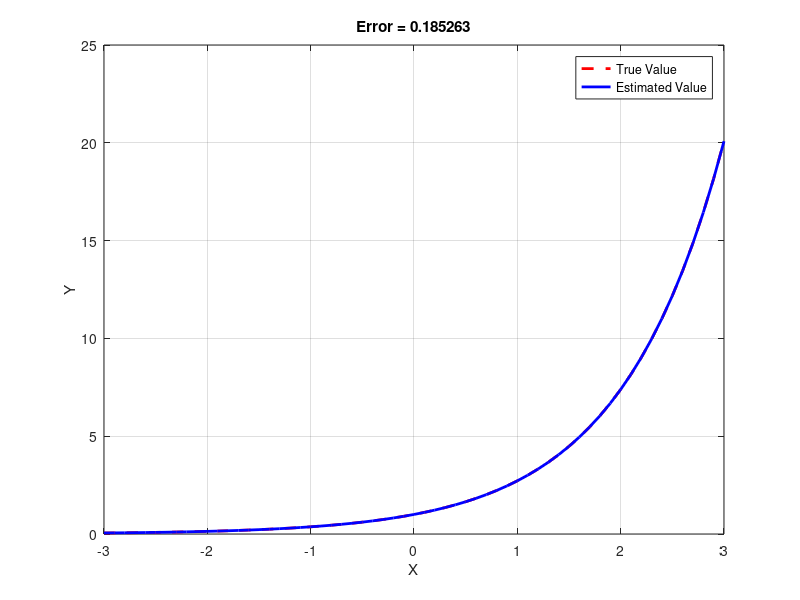

Reproduce this figure in MATLAB.
% Date: 02.03.2021
% Author: Dr. Akhtar Jamil
clc;
clear;
close all;

x=-3:0.1:3;
f = @(x)exp(x);
y = f(x);

figure

plot(x,y,'r--','LineWidth',2);
xlabel('X')
ylabel('Y');

y_predict = zeros(size(y));

N=10;

for n=0:N
    y_predict = y_predict+ (x.^n)./factorial(n);
end

hold on
plot(x,y_predict,'b','LineWidth',2);
err = abs((y - y_predict)./y);
msg =sprintf('Error = %f',sum(err));
title(msg)
legend('True Value','Estimated Value')
grid



